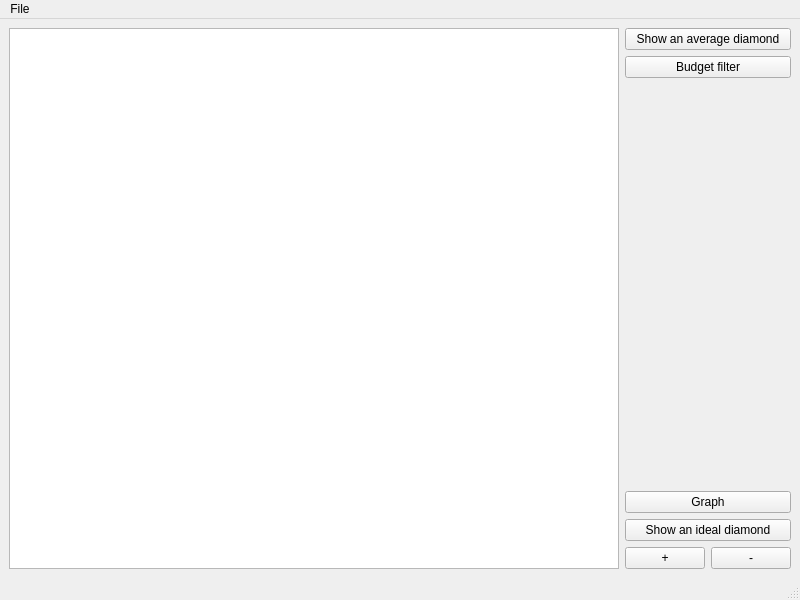
<?xml version="1.0" encoding="UTF-8"?>
<ui version="4.0">
 <class>MainWindow</class>
 <widget class="QMainWindow" name="MainWindow">
  <property name="geometry">
   <rect>
    <x>0</x>
    <y>0</y>
    <width>800</width>
    <height>600</height>
   </rect>
  </property>
  <property name="windowTitle">
   <string>Diamond Assistant</string>
  </property>
  <widget class="QWidget" name="centralwidget">
   <layout class="QHBoxLayout" name="horizontalLayout">
    <item>
     <layout class="QVBoxLayout" name="verticalLayout">
      <property name="sizeConstraint">
       <enum>QLayout::SetMinAndMaxSize</enum>
      </property>
      <item>
       <widget class="QTableView" name="tableView">
        <property name="dragDropOverwriteMode">
         <bool>false</bool>
        </property>
        <property name="selectionMode">
         <enum>QAbstractItemView::MultiSelection</enum>
        </property>
        <property name="selectionBehavior">
         <enum>QAbstractItemView::SelectRows</enum>
        </property>
        <property name="cornerButtonEnabled">
         <bool>false</bool>
        </property>
        <attribute name="horizontalHeaderShowSortIndicator" stdset="0">
         <bool>true</bool>
        </attribute>
        <attribute name="verticalHeaderShowSortIndicator" stdset="0">
         <bool>false</bool>
        </attribute>
       </widget>
      </item>
     </layout>
    </item>
    <item>
     <layout class="QVBoxLayout" name="verticalLayout_2">
      <item>
       <widget class="QPushButton" name="avgDiamondButton">
        <property name="text">
         <string>Show an average diamond</string>
        </property>
       </widget>
      </item>
      <item>
       <widget class="QPushButton" name="budgetButton">
        <property name="text">
         <string>Budget filter</string>
        </property>
       </widget>
      </item>
      <item>
       <spacer name="verticalSpacer">
        <property name="orientation">
         <enum>Qt::Vertical</enum>
        </property>
        <property name="sizeHint" stdset="0">
         <size>
          <width>20</width>
          <height>40</height>
         </size>
        </property>
       </spacer>
      </item>
      <item>
       <widget class="LogoWidget" name="logoWidget" native="true">
        <property name="sizePolicy">
         <sizepolicy hsizetype="Minimum" vsizetype="Minimum">
          <horstretch>100</horstretch>
          <verstretch>100</verstretch>
         </sizepolicy>
        </property>
        <property name="minimumSize">
         <size>
          <width>100</width>
          <height>100</height>
         </size>
        </property>
        <property name="maximumSize">
         <size>
          <width>1000</width>
          <height>1000</height>
         </size>
        </property>
       </widget>
      </item>
      <item>
       <spacer name="verticalSpacer_2">
        <property name="orientation">
         <enum>Qt::Vertical</enum>
        </property>
        <property name="sizeHint" stdset="0">
         <size>
          <width>20</width>
          <height>40</height>
         </size>
        </property>
       </spacer>
      </item>
      <item>
       <widget class="QPushButton" name="graphButton">
        <property name="text">
         <string>Graph</string>
        </property>
       </widget>
      </item>
      <item>
       <widget class="QPushButton" name="idealDiamondButton">
        <property name="text">
         <string>Show an ideal diamond</string>
        </property>
       </widget>
      </item>
      <item>
       <layout class="QHBoxLayout" name="horizontalLayout_2">
        <item>
         <widget class="QPushButton" name="plusButton">
          <property name="text">
           <string>+</string>
          </property>
         </widget>
        </item>
        <item>
         <widget class="QPushButton" name="minusButton">
          <property name="text">
           <string>-</string>
          </property>
         </widget>
        </item>
       </layout>
      </item>
     </layout>
    </item>
   </layout>
  </widget>
  <widget class="QMenuBar" name="menubar">
   <property name="geometry">
    <rect>
     <x>0</x>
     <y>0</y>
     <width>800</width>
     <height>22</height>
    </rect>
   </property>
   <widget class="QMenu" name="menuFile">
    <property name="title">
     <string>File</string>
    </property>
    <addaction name="actionOpen"/>
    <addaction name="actionSave"/>
    <addaction name="actionSave_As"/>
   </widget>
   <addaction name="menuFile"/>
  </widget>
  <widget class="QStatusBar" name="statusbar"/>
  <action name="actionOpen">
   <property name="text">
    <string>Open</string>
   </property>
  </action>
  <action name="actionSave">
   <property name="text">
    <string>Save</string>
   </property>
  </action>
  <action name="actionSave_As">
   <property name="text">
    <string>Save As</string>
   </property>
  </action>
 </widget>
 <customwidgets>
  <customwidget>
   <class>LogoWidget</class>
   <extends>QWidget</extends>
   <header>logowidget.h</header>
   <container>1</container>
  </customwidget>
 </customwidgets>
 <resources/>
 <connections/>
</ui>
